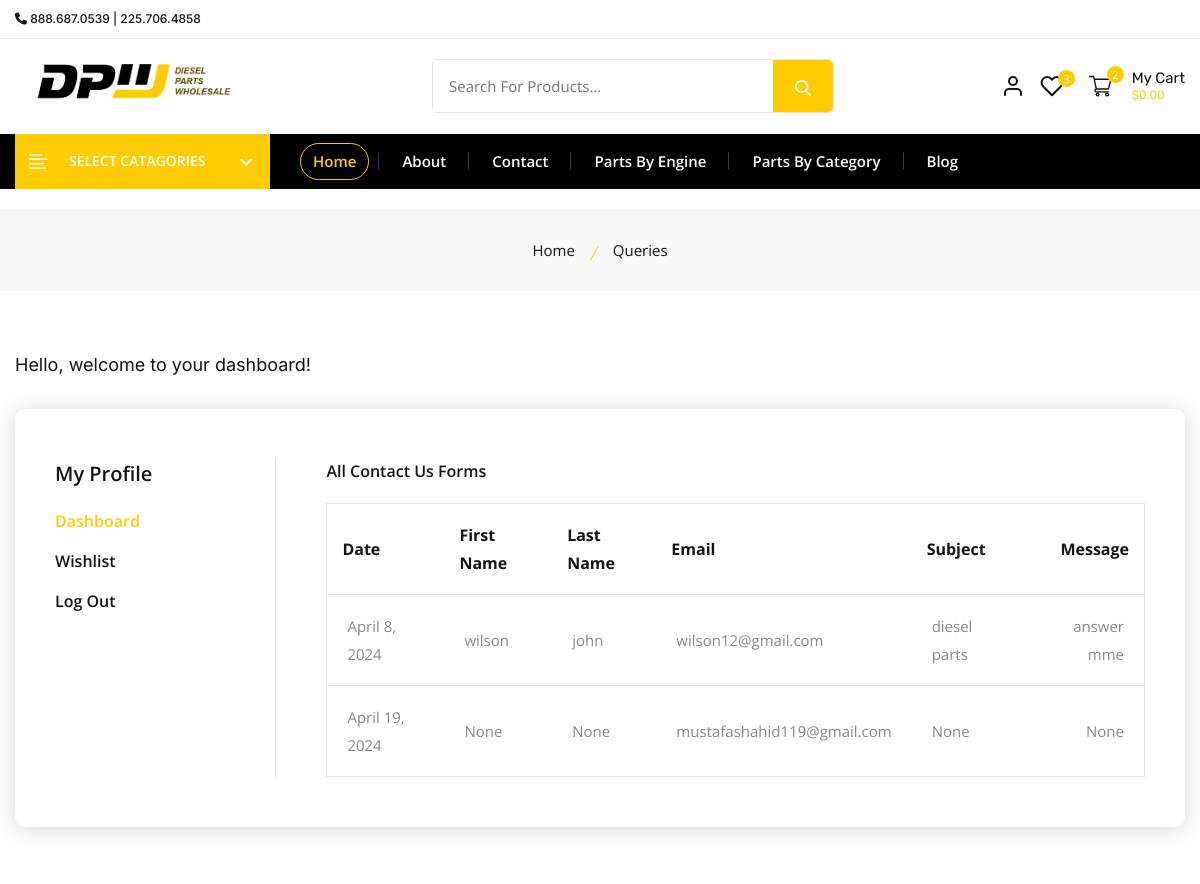
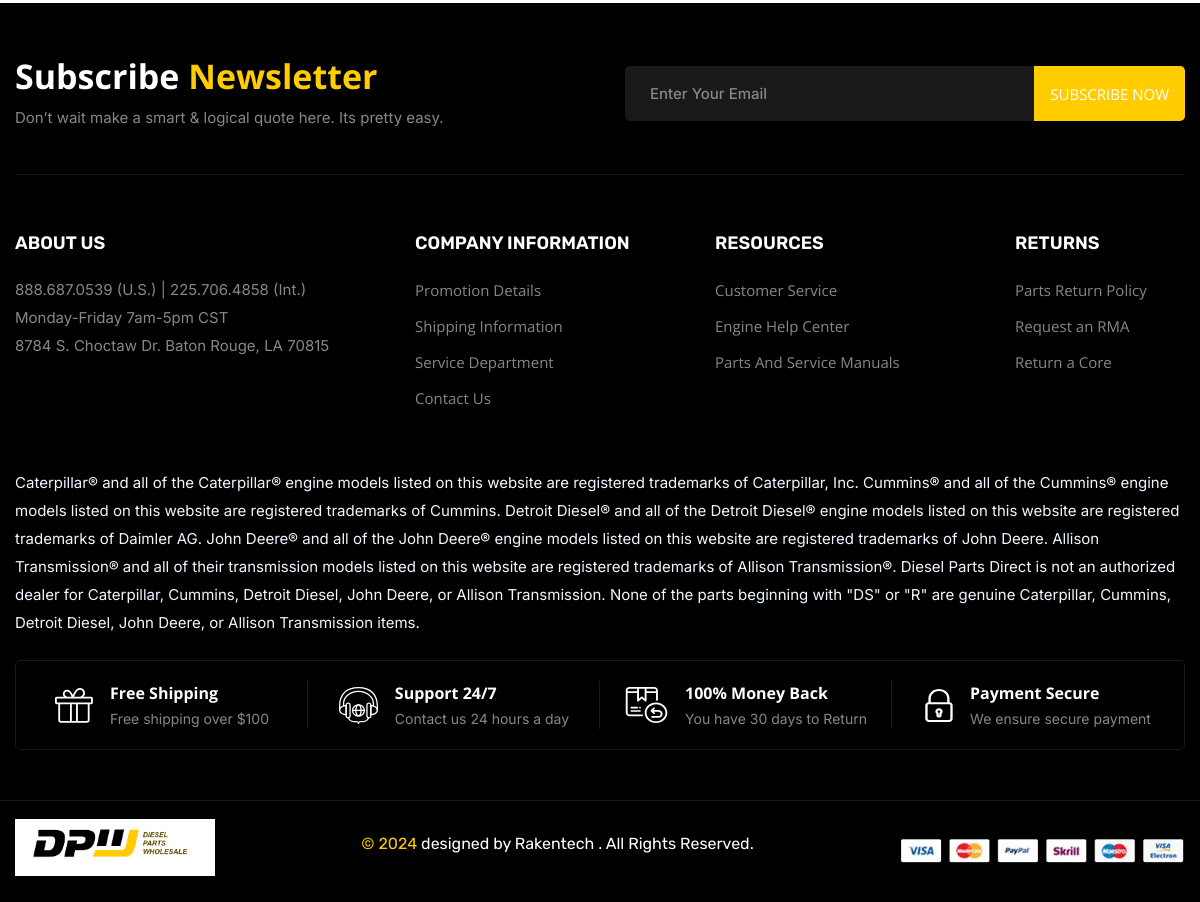
Page /all_contact/ on the committed database (2 pictures, top to bottom).
### website/models.py (models this page shows, shortened)
class contact_us(models.Model):
    submission_date = models.DateField(default=datetime.now, blank=True)
    first_name = models.CharField(max_length=1000000000,null=True)
    last_name = models.CharField(max_length=1000000000,null=True)
    email = models.CharField(max_length=1000000000,null=True)
    subject = models.CharField(max_length=1000000000,null=True)
    message = models.CharField(max_length=1000000000,null=True)

### website/views.py (the view)
# urls.py: path('all_contact/', views.all_contact, name='all_contact'),
def all_contact(request):
    product_obj = contact_us.objects.all()
    context = {
        'products':product_obj,
    }
    return render(request,'website/all_contact.html',context)

### website/templates/website/all_contact.html (shortened to what this page needs)
{% extends 'website/base.html' %}
{% load static %}
{% block content %}
<main class="main__content_wrapper">
    <section class="breadcrumb__section breadcrumb__bg">
        <div class="container">
            <div class="row row-cols-1">
                <div class="col">
                    <div class="breadcrumb__content text-center">
                        <ul class="breadcrumb__content--menu d-flex justify-content-center">
                            <li class="breadcrumb__content--menu__items"><a href="index.html">Home</a></li>
                            <li class="breadcrumb__content--menu__items"><span>Queries</span></li>
                        </ul>
                    </div>
                </div>
            </div>
        </div>
    </section>
    <section class="my__account--section section--padding">
        <div class="container">
            <p class="account__welcome--text">Hello, {{user.username}} welcome to your dashboard!</p>
            <div class="my__account--section__inner border-radius-10 d-flex">
                <div class="account__left--sidebar">
                    <h2 class="account__content--title mb-20">My Profile</h2>
                    <ul class="account__menu">
                        <li class="account__menu--list active"><a href="{% url 'user_dashboard' %}">Dashboard</a></li>
                        <li class="account__menu--list"><a href="{% url 'watchlist' %}">Wishlist</a></li>
                        <li class="account__menu--list"><a href="{% url 'logout' %}">Log Out</a></li>
                    </ul>
                </div>
                <div class="account__wrapper">
                    <div class="account__content">
                        <h2 class="account__content--title h3 mb-20">All Contact Us Forms</h2>
                        <div class="account__table--area">
                            <table class="account__table">
                                <thead class="account__table--header">
                                    <tr class="account__table--header__child">
                                        <th class="account__table--header__child--items">Date</th>
                                        <th class="account__table--header__child--items">First Name</th>
                                        <th class="account__table--header__child--items">Last Name</th>
                                        <th class="account__table--header__child--items">Email</th>
                                        <th class="account__table--header__child--items">Subject</th>
                                        <th class="account__table--header__child--items">Message</th>
                                    </tr>
                                </thead>
                                <tbody class="account__table--body mobile__none">
                                    {% for product in products %}
                                    <tr class="account__table--body__child">
                                        <td class="account__table--body__child--items">{{product.submission_date}}</td>
                                        <td class="account__table--body__child--items">{{product.first_name}}</td>
                                        <td class="account__table--body__child--items">{{product.last_name}}</td>
                                        <td class="account__table--body__child--items">{{product.email}}</td>
                                        <td class="account__table--body__child--items">{{product.subject}}</td>
                                        <td class="account__table--body__child--items">{{product.message}}</td>
                                    </tr>
                                    {% endfor %}
                                </tbody>
                            </table>
                        </div>
                    </div>
                </div>
            </div>
        </div>
    </section>
</main>
{% endblock %}

### rows in the picture
contact_us: submission_date "April 8, 2024", first_name "wilson", last_name "john", email "wilson12@gmail.com", subject "diesel parts", message "answer mme"
contact_us: submission_date "April 19, 2024", first_name "None", last_name "None", email "mustafashahid119@gmail.com", subject "None", message "None"
